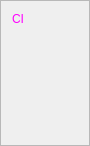
             <widget class="QFrame" name="frame_9">
              <property name="sizePolicy">
               <sizepolicy hsizetype="Minimum" vsizetype="Maximum">
                <horstretch>0</horstretch>
                <verstretch>0</verstretch>
               </sizepolicy>
              </property>
              <property name="minimumSize">
               <size>
                <width>90</width>
                <height>0</height>
               </size>
              </property>
              <property name="maximumSize">
               <size>
                <width>60</width>
                <height>16777215</height>
               </size>
              </property>
              <property name="frameShape">
               <enum>QFrame::StyledPanel</enum>
              </property>
              <property name="frameShadow">
               <enum>QFrame::Raised</enum>
              </property>
              <layout class="QGridLayout" name="gridLayout_18">
               <item row="1" column="0">
                <widget class="QLabel" name="label_20">
                 <property name="styleSheet">
                  <string notr="true">color: rgb(255, 0, 255);
font: 12pt &quot;Microsoft JhengHei UI&quot;;</string>
                 </property>
                 <property name="text">
                  <string/>
                 </property>
                </widget>
               </item>
               <item row="0" column="0">
                <widget class="QLabel" name="label_19">
                 <property name="sizePolicy">
                  <sizepolicy hsizetype="Preferred" vsizetype="Preferred">
                   <horstretch>0</horstretch>
                   <verstretch>0</verstretch>
                  </sizepolicy>
                 </property>
                 <property name="styleSheet">
                  <string notr="true">color: rgb(255, 0, 255);
font: 12pt &quot;Microsoft JhengHei UI&quot;;</string>
                 </property>
                 <property name="text">
                  <string>CI</string>
                 </property>
                </widget>
               </item>
               <item row="2" column="0">
                <widget class="QLabel" name="label_31">
                 <property name="styleSheet">
                  <string notr="true">color: rgb(255, 0, 255);
font: 12pt &quot;Microsoft JhengHei UI&quot;;</string>
                 </property>
                 <property name="text">
                  <string/>
                 </property>
                </widget>
               </item>
               <item row="4" column="0">
                <widget class="QLabel" name="label_42">
                 <property name="styleSheet">
                  <string notr="true">color: rgb(255, 0, 255);
font: 12pt &quot;Microsoft JhengHei UI&quot;;</string>
                 </property>
                 <property name="text">
                  <string/>
                 </property>
                </widget>
               </item>
               <item row="3" column="0">
                <widget class="QLabel" name="label_47">
                 <property name="sizePolicy">
                  <sizepolicy hsizetype="Preferred" vsizetype="Preferred">
                   <horstretch>0</horstretch>
                   <verstretch>0</verstretch>
                  </sizepolicy>
                 </property>
                 <property name="font">
                  <font>
                   <family>Microsoft YaHei UI</family>
                   <pointsize>12</pointsize>
                  </font>
                 </property>
                 <property name="styleSheet">
                  <string notr="true">color: rgb(255, 170, 0);</string>
                 </property>
                 <property name="text">
                  <string/>
                 </property>
                </widget>
               </item>
               <item row="5" column="0">
                <widget class="QLabel" name="label_54">
                 <property name="sizePolicy">
                  <sizepolicy hsizetype="Preferred" vsizetype="Preferred">
                   <horstretch>0</horstretch>
                   <verstretch>0</verstretch>
                  </sizepolicy>
                 </property>
                 <property name="font">
                  <font>
                   <family>Microsoft YaHei UI</family>
                   <pointsize>12</pointsize>
                  </font>
                 </property>
                 <property name="styleSheet">
                  <string notr="true">color: rgb(255, 170, 0);</string>
                 </property>
                 <property name="text">
                  <string/>
                 </property>
                </widget>
               </item>
              </layout>
             </widget>
